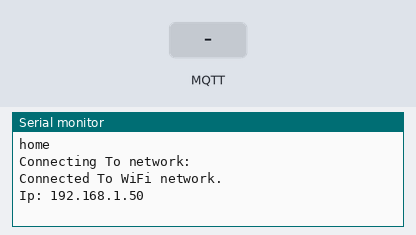
A sketch run on a simulated ESP8266 (NodeMCU). Parts: the last lines printed to the serial monitor. The inputs (shaded band) are chosen by the test bench. WiFi joins after 1.5 s; servers stay silent unless stated; no MQTT or app messages arrive unless stated.

Above: at 2.7 s.
2.8 s: MQTT message "Backyardlight" arrives on the first subscribed topic
At 3.7 s:
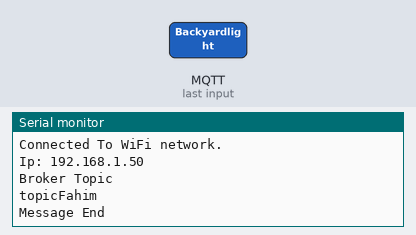
4.3 s: MQTT message "Backyardlight" arrives on the second subscribed topic
At 4.8 s:
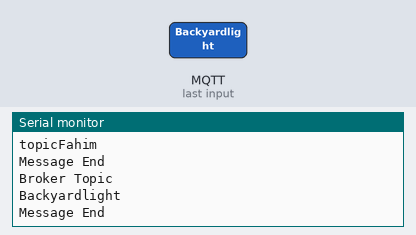
5.8 s: MQTT message "0" arrives on the second subscribed topic
At 7.0 s:
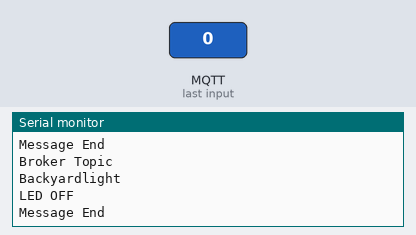
7.3 s: MQTT message "1" arrives on the second subscribed topic
At 8.3 s:
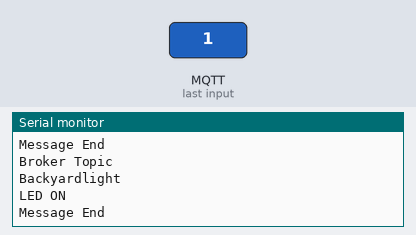

The sketch:

mqtt_with_wifi_manager_toggleLed.ino
```cpp
#include <ESP8266WiFi.h>
#include <PubSubClient.h>
#include <WiFiManager.h>
//const char *Wifi_network_ssid = "";
//const char *Wifi_network_password = "";

const char*mqtt_broker = "broker.mqttdashboard.com";
const char *topic = "topicFahim";
const char *topic01 = "Backyardlight";
const char *user_name = "test";
const char *user_password= "test";
const int mqtt_port = 1883;

WiFiClient espClient;
PubSubClient client(espClient);

WiFiManager wifiManager;
void setup() {

  Serial.begin(115200);

  wifiManager.autoConnect("AutoConnectAP");
  Serial.println(WiFi.SSID());
  Serial.println(WiFi.psk());

  Serial.println("Connecting To network: ");
//  Serial.print(Wifi_network_ssid);
//  WiFi.begin(Wifi_network_ssid,Wifi_network_password);
  WiFi.begin(WiFi.SSID(),WiFi.psk());
  while(WiFi.status() != WL_CONNECTED){
    Serial.print("<");
    delay(1000);
    Serial.println("<con>");
    }
  Serial.println("Connected To WiFi network.");
  Serial.print("Ip: ");
  Serial.println(WiFi.localIP());


client.setServer(mqtt_broker,mqtt_port);
client.setCallback(callback);
String client_id = "ESP8266" + String(WiFi.macAddress());
client.connect(client_id.c_str(),user_name,user_password);
client.subscribe(topic);
client.subscribe(topic01);

}

void loop() {
  client.loop();

}

void callback(char *topic,byte *payload,unsigned int length)

{
  Serial.println("Broker Topic");
  Serial.println(topic);

  String topic_mqtt = String(topic);
  if(topic_mqtt == "Backyardlight")
  {
      char status_val = (char) payload[0];
      if(status_val == '0')
      {
        Serial.print("LED OFF");
      }
      else if(status_val == '1')
      {
        Serial.print("LED ON");
      }
    }
//  Serial.println("Broker Message");
//  for(int i=0; i<length; i++){
//    Serial.print((char) payload[i]);
//    }
Serial.println();
Serial.println("Message End");
  }
```

Measured:
- after the input at 2.8 s, the serial monitor: prints a new line at once (image 1)
- after the input at 4.3 s, the serial monitor: prints a new line at once (image 2)
- after the input at 5.8 s, the serial monitor: prints a new line at once (image 3)
- after the input at 7.3 s, the serial monitor: prints a new line at once (image 4)
